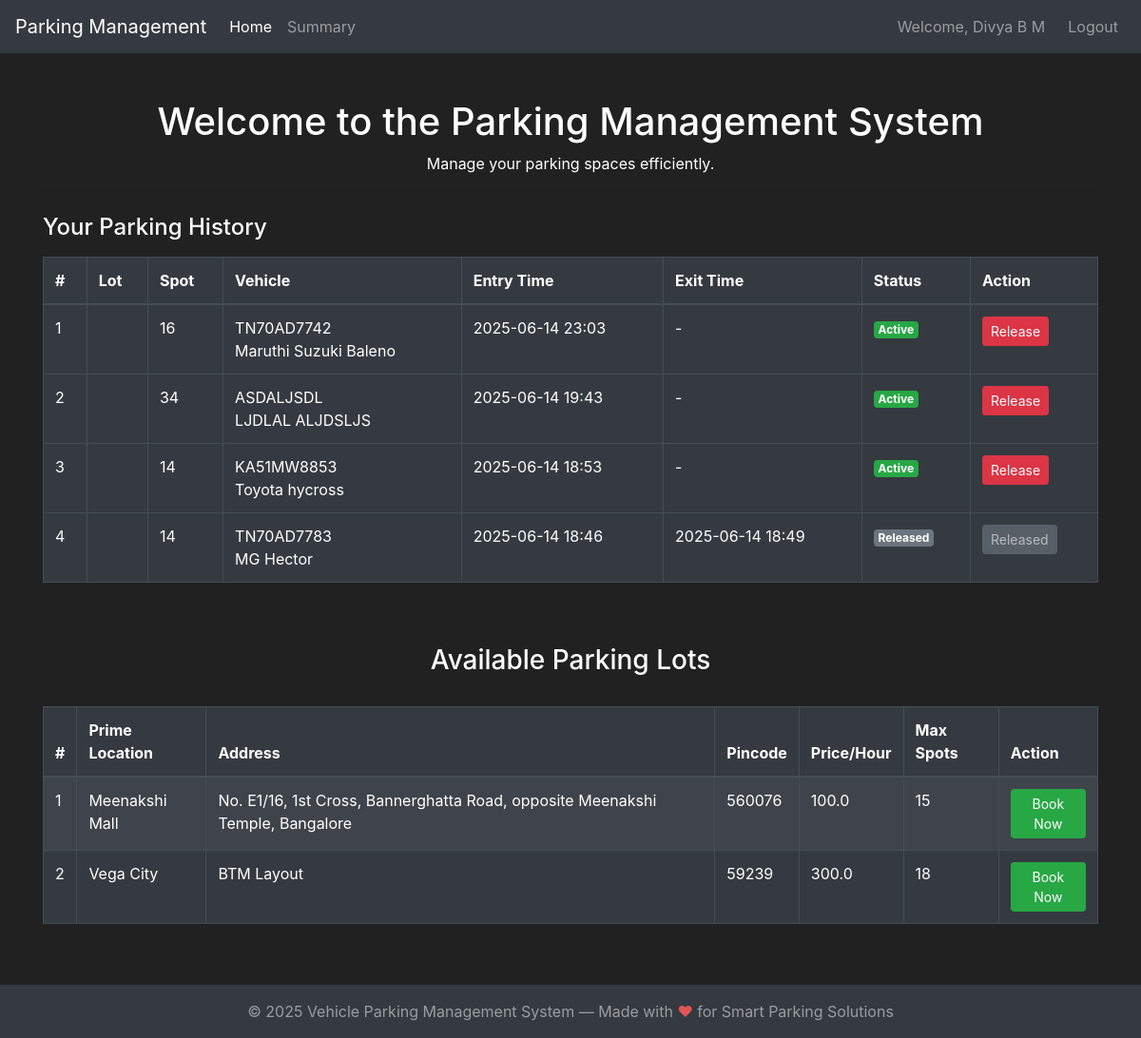
Before: / (signed in) with the older database file.
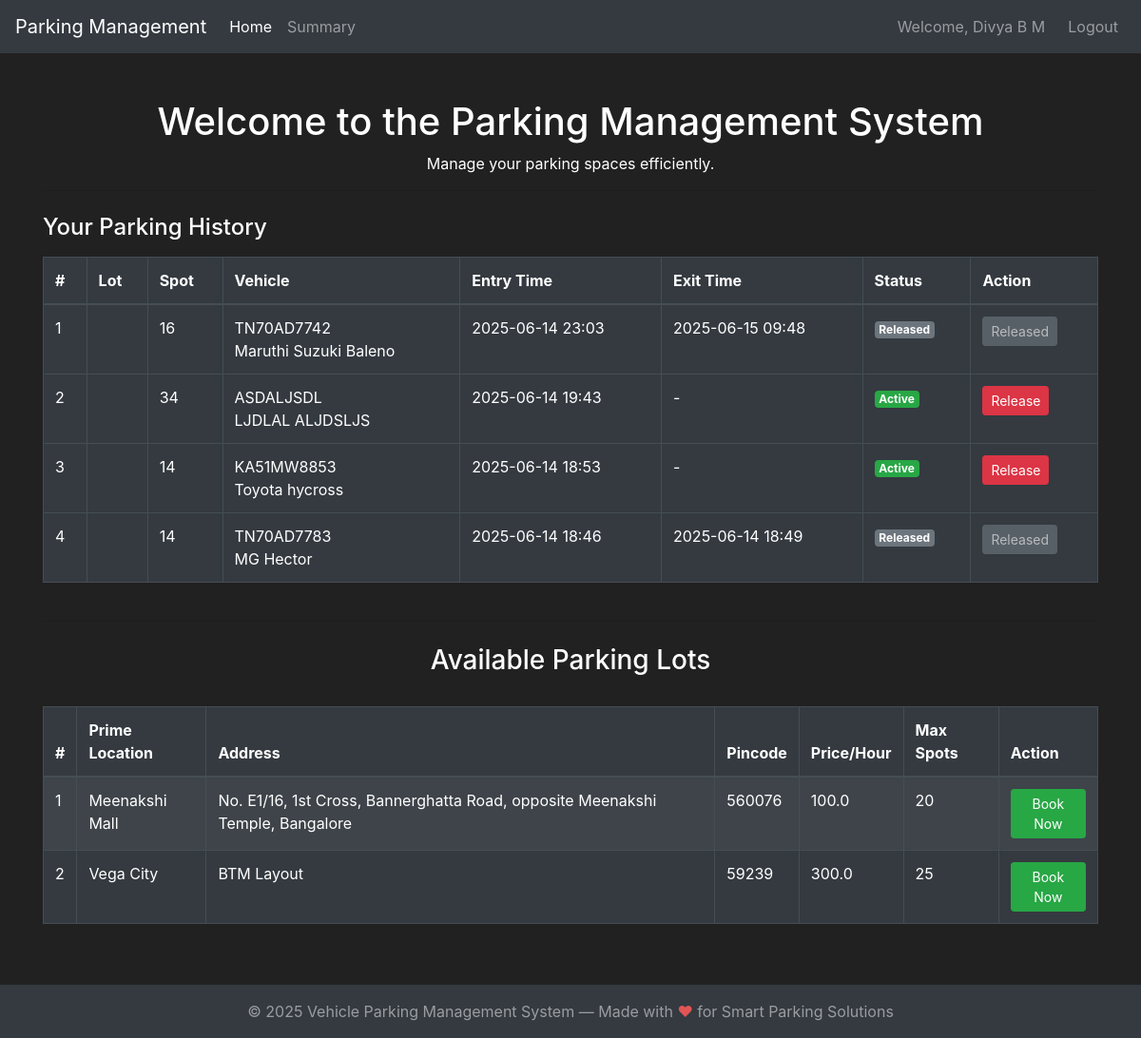
After: the same page with the newer database file.
### parkingManagement/modals.py (models this page shows, shortened)
class User(db.Model, UserMixin):
    id = db.Column(db.Integer(), primary_key=True)
    username = db.Column(db.String(length=30), nullable=False, unique=True)
    password_hash = db.Column(db.String(length=128), nullable=False)
    emailId = db.Column(db.String(length=50), nullable=False, unique=True)
    name = db.Column(db.String(length=50), nullable=False)
    address = db.Column(db.String(length=100), nullable=False)
    pincode = db.Column(db.String(length=10), nullable=False)
    @property
    def password(self):
        raise AttributeError('Password is not a readable attribute.')

class Booking(db.Model):
    id = db.Column(db.Integer(), primary_key=True)
    spot_id = db.Column(db.Integer(), db.ForeignKey('parking_spot.id'), nullable=False)
    user_id = db.Column(db.Integer(), db.ForeignKey('user.id'), nullable=False)
    entry_time = db.Column(db.DateTime(), nullable=False)
    exit_time = db.Column(db.DateTime(), nullable=True)
    vehicle_number = db.Column(db.String(length=20), nullable=False)
    vehicle_brand = db.Column(db.String(length=30), nullable=False)
    vehicle_model = db.Column(db.String(length=30), nullable=False)
    cost = db.Column(db.Float(), nullable=False)

class ParkingLot(db.Model):
    id = db.Column(db.Integer(), primary_key=True)
    prime_location = db.Column(db.String(length=100), nullable=False)
    address = db.Column(db.String(length=100), nullable=False)
    pincode = db.Column(db.String(length=10), nullable=False)
    price_per_hour = db.Column(db.Float(), nullable=False)
    max_spots = db.Column(db.Integer(), nullable=False)
    revenue_per_lot = db.Column(db.Float(), nullable=False)

### parkingManagement/controllers.py (the view)
@app.route('/')
def home_page():
    if not current_user.is_authenticated:
        return render_template('public_home.html', active_page='home')
    parking_lots = ParkingLot.query.all()
    booking_form = BookingForm()
    user_history = []
    allocated_spot = session.pop('allocated_spot', None)
    allocated_lot = session.pop('allocated_lot', None)
    if current_user.is_authenticated:
        user_history = Booking.query.filter_by(user_id=current_user.id).order_by(Booking.entry_time.desc()).all()
    return render_template(
        'home.html',
        active_page='home',
        parking_lots=parking_lots,
        booking_form=booking_form,
        user_history=user_history,
        allocated_spot=allocated_spot,
        allocated_lot=allocated_lot
    )

### parkingManagement/modals.py (called while the page is built)
@login_manager.user_loader
def load_user(user_id):
    return User.query.get(int(user_id))

### parkingManagement/templates/home.html (shortened to what this page needs)
{% extends 'base.html' %}
{% block content %}
    <div class="container mt-5">
        <h1 class="text-center">Welcome to the Parking Management System</h1>
        <p class="text-center">Manage your parking spaces efficiently.</p>
        {% if user_history %}
        <hr>
        <h4 class="mt-4 mb-3">Your Parking History</h4>
        <div class="table-responsive mb-4">
            <table class="table table-dark table-bordered">
                <thead>
                    <tr>
                        <th>#</th>
                        <th>Lot</th>
                        <th>Spot</th>
                        <th>Vehicle</th>
                        <th>Entry Time</th>
                        <th>Exit Time</th>
                        <th>Status</th>
                        <th>Action</th>
                    </tr>
                </thead>
                <tbody>
                    {% for booking in user_history %}
                    <tr>
                        <td>{{ loop.index }}</td>
                        <td>{{ booking.spot_id and booking.spot.parking_lot_id and booking.spot.parking_lot.prime_location if booking.spot and booking.spot.parking_lot else '' }}</td>
                        <td>{{ booking.spot_id }}</td>
                        <td>{{ booking.vehicle_number }}<br>{{ booking.vehicle_brand }} {{ booking.vehicle_model }}</td>
                        <td>{{ booking.entry_time.strftime('%Y-%m-%d %H:%M') if booking.entry_time else '' }}</td>
                        <td>{{ booking.exit_time.strftime('%Y-%m-%d %H:%M') if booking.exit_time else '-' }}</td>
                        <td>
                            {% if booking.exit_time %}
                                <span class="badge badge-secondary">Released</span>
                            {% else %}
                                <span class="badge badge-success">Active</span>
                            {% endif %}
                        </td>
                        <td>
                            {% if not booking.exit_time %}
                            <button type="button" class="btn btn-danger btn-sm release-btn" data-booking-id="{{ booking.id }}">Release</button>
                            {% else %}
                                <button class="btn btn-secondary btn-sm" disabled>Released</button>
                            {% endif %}
                        </td>
                    </tr>
                    {% endfor %}
                </tbody>
            </table>
        </div>
        {% endif %}
        <hr>
        <h3 class="text-center mt-4 mb-3">Available Parking Lots</h3>
        <div class="table-responsive">
            <table class="table table-dark table-striped table-bordered mt-3">
                <thead>
                    <tr>
                        <th>#</th>
                        <th>Prime Location</th>
                        <th>Address</th>
                        <th>Pincode</th>
                        <th>Price/Hour</th>
                        <th>Max Spots</th>
                        <th>Action</th>
                    </tr>
                </thead>
                <tbody>
                    {% for lot in parking_lots %}
                    <tr>
                        <td>{{ loop.index }}</td>
                        <td>{{ lot.prime_location }}</td>
                        <td>{{ lot.address }}</td>
                        <td>{{ lot.pincode }}</td>
                        <td>{{ lot.price_per_hour }}</td>
                        <td>{{ lot.max_spots }}</td>
                        <td>
                            <button type="button" class="btn btn-success btn-sm book-now-button" data-toggle="modal" data-target="#bookModal" data-lot-id="{{ lot.id }}" data-lot-location="{{ lot.prime_location }}">Book Now</button>
                        </td>
                    </tr>
                    {% else %}
                    <tr>
                        <td colspan="7" class="text-center">No parking lots available.</td>
                    </tr>
                    {% endfor %}
                </tbody>
            </table>
        </div>
    </div>
{% endblock %}

### parkingManagement/templates/base.html (shortened to what this page needs)
<!DOCTYPE html>
<html lang="en">
<head>
        <link rel="stylesheet" href="https://cdn.jsdelivr.net/npm/bootstrap@4.5.3/dist/css/bootstrap.min.css">
</head>
<body>
    <nav class="navbar navbar-expand-md navbar-dark bg-dark">
        <a class="navbar-brand ps-4" href="{% if session.get('admin_logged_in') %}{{ url_for('admin_home_page') }}{% else %}{{ url_for('home_page') }}{% endif %}">Parking Management</a>
        <div class="collapse navbar-collapse" id="navbarNav">
            <ul class="navbar-nav mr-auto">
                <li class="nav-item {% if active_page == 'home' or active_page == 'admin_home' %}active{% endif %}">
                    <a class="nav-link" href="{% if session.get('admin_logged_in') %}{{ url_for('admin_home_page') }}{% else %}{{ url_for('home_page') }}{% endif %}">Home</a>
                </li>
                {% if session.get('admin_logged_in') %}
                <li class="nav-item {% if active_page == 'users' %}active{% endif %}">
                    <a class="nav-link" href="{{ url_for('admin_users_page') }}">User</a>
                </li>
                <li class="nav-item {% if active_page == 'summary' %}active{% endif %}">
                    <a class="nav-link" href="{{ url_for('admin_user_summary') }}">Summary</a>
                </li>
                {% elif current_user.is_authenticated %}
                <li class="nav-item {% if request.endpoint == 'user_summary' %}active{% endif %}">
                    <a class="nav-link" href="{{ url_for('user_summary') }}">Summary</a>
                </li>
                {% endif %}
            </ul>
            <ul class="navbar-nav ml-auto">
                {% if session.get('admin_logged_in') %}
                <li class="nav-item">
                    <span class="navbar-text mr-3">Welcome, Master</span>
                </li>
                <li class="nav-item">
                    <a class="nav-link" href="{{ url_for('logout_page') }}">Logout</a>
                </li>
                {% elif current_user.is_authenticated %}
                <li class="nav-item">
                    <span class="navbar-text mr-3">Welcome, {{ current_user.name }}</span>
                </li>
                <li class="nav-item">
                    <a class="nav-link" href="{{ url_for('logout_page') }}">Logout</a>
                </li>
                {% endif %}
            </ul>
        </div>
    </nav>
    {% block content %}
    {% endblock %}
    <footer class="footer mt-5 py-3 bg-dark text-white-50">
        <div class="container text-center">
            <span>&copy; 2025 Vehicle Parking Management System &mdash; Made with <span style="color: #e25555;">&#10084;</span> for Smart Parking Solutions</span>
        </div>
    </footer>
</body>
</html>

### parkingManagement/templates/base.html (style rules this page uses)
body { background-color: #212121; color: white; min-height: 100vh; display: flex; flex-direction: column; justify-content: space-between; }
.footer { margin-top: auto; }

Changed rows visible on the page:
changed Booking "TN70AD7742": exit_time "-" → "2025-06-15 09:48"; exit_time "Active Release" → "Released Released"
changed ParkingLot "Meenakshi Mall": max_spots "15" → "20"
changed ParkingLot "Vega City": max_spots "18" → "25"
